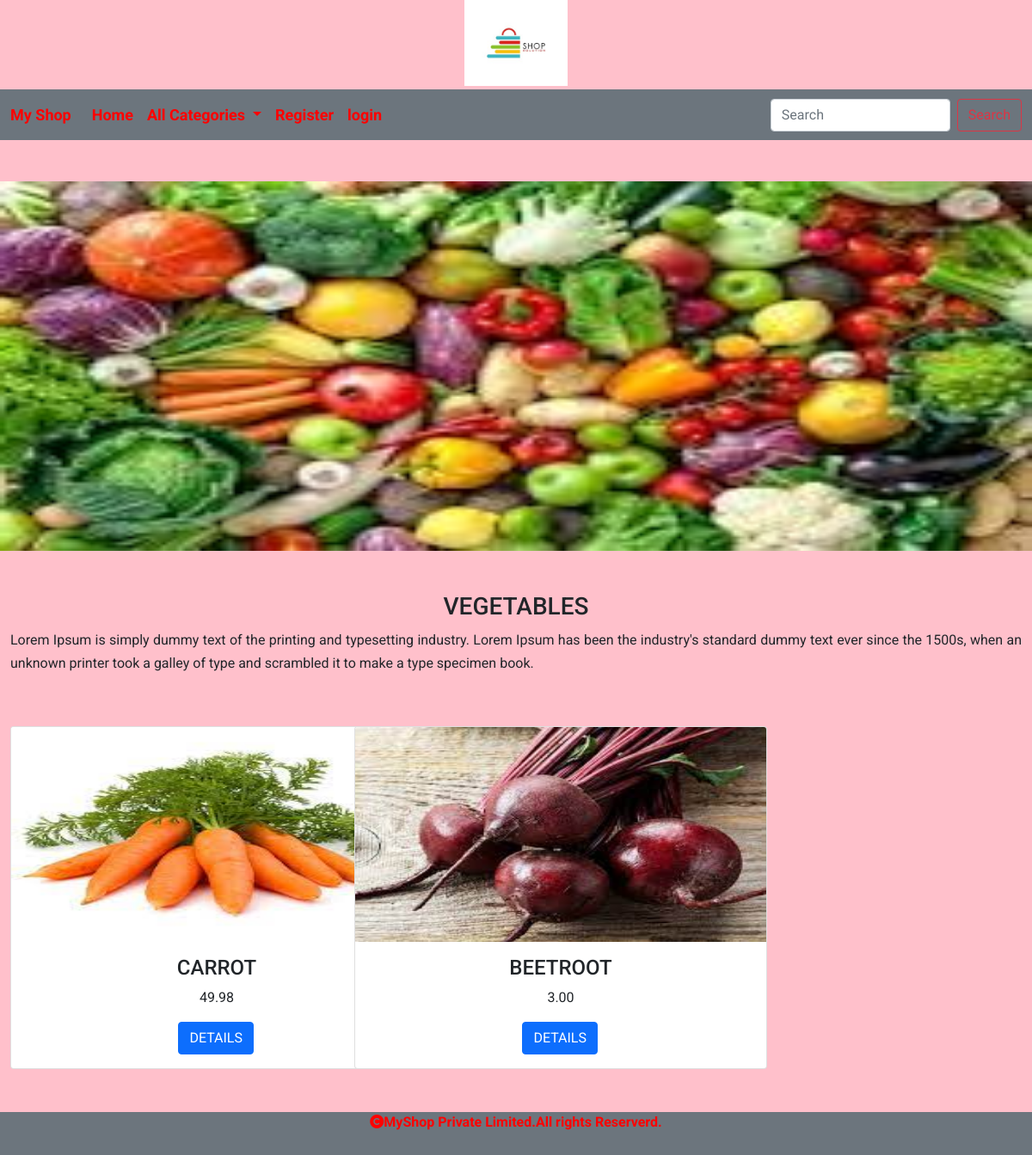
The page /allproducts/vegetables on the database its author committed.
### shop/models.py (models this page shows, shortened)
class Category(models.Model):
    cname=models.CharField(max_length=200)
    description=models.TextField()
    image=models.ImageField(upload_to='shop/category',null=True,blank=True)

class Product(models.Model):
    pname = models.CharField(max_length=200)
    description = models.TextField()
    image = models.ImageField(upload_to='shop/product', null=True, blank=True)
    price=models.DecimalField(max_digits=10,decimal_places=2)
    category=models.ForeignKey(Category,on_delete=models.CASCADE)
    stock=models.IntegerField()
    available=models.BooleanField(default=True)
    created=models.DateTimeField(auto_now_add=True)
    updated=models.DateTimeField(auto_now=True)

### shop/views.py (the view)
# urls.py: path('allproducts/<c>',views.allproducts,name="allproducts"),
def allproducts(request,c):
    p=Product.objects.filter(category__cname=c)
    category=Category.objects.get(cname=c)
    return render(request,'products.html',{'p':p,'category':category})

### cart/context_processors.py (called while the page is built, shortened)
def counter(request):
    item_count=0
    return {'count':item_count}

### shop/context_processors.py (called while the page is built)
def menu_links(request):
    links=Category.objects.all()
    return {'links':links}

### templates/products.html
<!DOCTYPE html>
{% extends 'base.html' %}
{% load static %}
{% block content %}
<div class="mt-5">
    <img src="{{category.image.url}}" height="430px" width="100%">
</div>
<div class="container-fluid mt-5" style="margin-bottom:60px;">
      <h3 class="text-center mb-2 text-uppercase">{{category.cname}}</h3>
    <p style="text-align:justify;line-height:1.7;">{{category.description}}</p>
</div>
<div class="container-fluid mt-5" style="margin-bottom:100px;">
    <div class="row">
        {% for i in p %}
        <div class="col-sm-4">
            <div class="card" style="width:30rem;">
  <img src="{{i.image.url}}" class="card-img-top" height="250px" width=100%" alt="...">
  <div class="card-body">
    <h4 class="card-title  text-uppercase text-center">{{i.pname}}</h4>
       <p class="card-text text-center">{{i.price}}</p>
    <a href="{% url 'shop:detail' i.pname %}" style="position:relative;left:40%;" class="btn btn-primary">DETAILS</a>
  </div>
</div>
        </div>
        {% endfor %}
    </div>
</div>
{% endblock %}

### templates/base.html (shortened to what this page needs)
<!DOCTYPE html>
{% load static %}
<html lang="en">
<head>
    <link href="https://cdn.jsdelivr.net/npm/bootstrap@5.0.2/dist/css/bootstrap.min.css" rel="stylesheet">
    <link rel="stylesheet" href="{% static 'css/style.css' %}">
<link rel="stylesheet" href="https://cdnjs.cloudflare.com/ajax/libs/font-awesome/6.4.2/css/all.min.css" />
</head>
<body>
<div class="container-fluid">
    <header>
    <center>
        <img src="{% static 'images/logo4.jpg' %}" height="100px" width="120px">
    </center></div>
        <nav class="navbar navbar-expand-lg navbar-light bg-secondary mt-1">
  <div class="container-fluid">
    <a class="navbar-brand" href="#">My Shop</a>
    <div class="collapse navbar-collapse" id="navbarSupportedContent">
      <ul class="navbar-nav me-auto mb-2 mb-lg-0">
        <li class="nav-item">
          <a class="nav-link " aria-current="page" href="{% url 'shop:allprodcat' %}">Home</a>
        </li>
        <li class="nav-item dropdown">
          <a class="nav-link dropdown-toggle" href="#" id="navbarDropdown" role="button" data-bs-toggle="dropdown" aria-expanded="false">
            All Categories
          </a>
            {% if user.is_authenticated %}
          {% if user.is_superuser != True %}
          <li class="nav-item">
          <a class="nav-link " aria-current="page" href="{% url 'cart:cart_view' %}"><i class="fa fa-shopping-cart" aria-hidden="true"></i>{{count}}</a>
        </li>
           <li class="nav-item">
          <a class="nav-link " aria-current="page" href="{% url 'cart:orderview' %}">Your orders</a>
        </li>
          {% endif %}
           <li class="nav-item">
          <a class="nav-link " aria-current="page" href="{% url 'shop:logout' %}">logout</a>
        </li>
          {% else %}
        </li>
           <li class="nav-item">
          <a class="nav-link " aria-current="page" href="{% url 'shop:register' %}">Register</a>
        </li>
           <li class="nav-item">
          <a class="nav-link " aria-current="page" href="{% url 'shop:login' %}">login</a>
          {% endif %}
      </ul>
      <form class="d-flex" method="POST" action="{% url 'search:searchresult' %}">
        <input class="form-control me-2" type="search" name="q" placeholder="Search" aria-label="Search">
        <button class="btn btn-outline-danger" type="submit">Search</button>
      </form>
    </div>
  </div>
</nav>
{% block content %}
{% endblock %}
<footer>
    <div class="footer">
        <p><i class="fa fa-copyright" aria-hidden="true"></i>MyShop Private Limited.All rights Reserverd.</p>
    </div>
</footer>
</body>
</html>

### static/css/style.css (style rules this page uses)
body { background-color:pink; font-family: 'Roboto', sans-serif; }
.navbar-light .navbar-nav .nav-link,.navbar-light .navbar-brand { color: red; font-size:18px; font-weight:bold; }
.footer { height:50px; width:100%; background-color:#6c757d; position:fixed; bottom:0; left:0; font-weight:bold; text-align:center; color:red; }

### rows shown on the page
Category: image (picture), cname "VEGETABLES", description "Lorem Ipsum is simply dummy text of the printing and typesetting industry. Lorem Ipsum has been the industry's standard dummy text ever since the 1500s, when an unknown printer took a galley of type and scrambled it to make a type specimen book."
Product: image (picture), pname "CARROT", price "49.98"
Product: image (picture), pname "BEETROOT", price "3.00"
